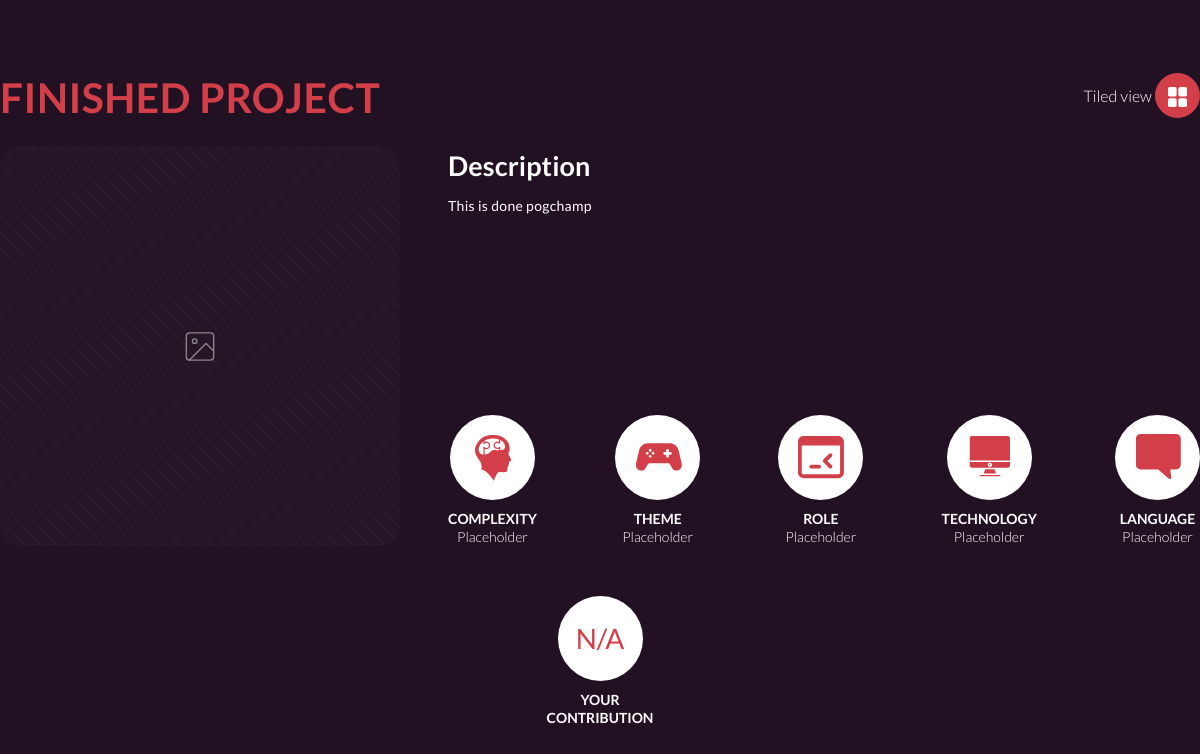
Page /project/1/ (signed in) on the earlier database version.
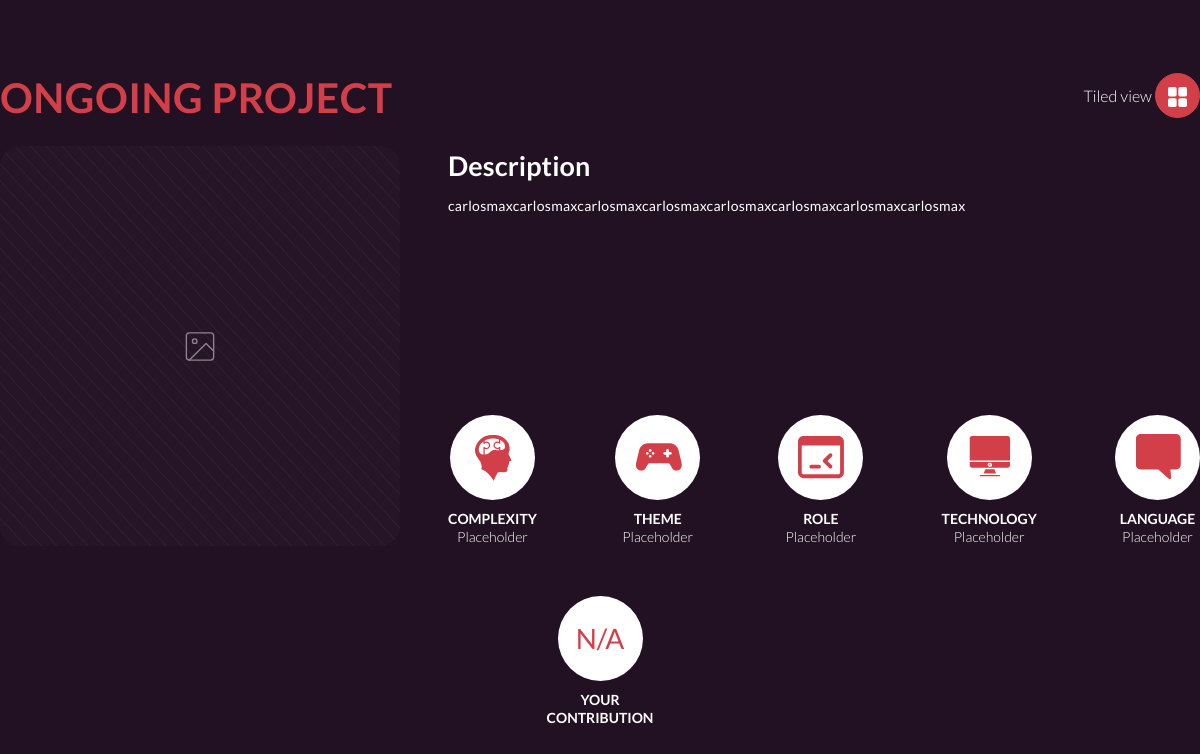
Same page on the later database version.
### matchcore/models.py (models this page shows, shortened)
class Project(models.Model):
    STATE = [
        ('O', 'Ongoing'),
        ('A', 'Archived'),
    ]
    title = models.CharField(max_length=50)
    small_description = models.CharField(max_length=100)
    big_description = models.CharField(max_length=1000)
    img = models.ImageField(upload_to='images/projects', default='')
    state = models.CharField(max_length=1, choices=STATE)
    tags = models.ManyToManyField(ProjectTag)
    participants = models.ManyToManyField(Person, through='ProjectParticipation')

### matchcore/views.py (the view)
# urls.py: path('project/<int:project_id>/', views.project_page),
def project_page(request, project_id):
    if request.user.is_authenticated:
        is_participant = False
        is_owner = False
        request_sent = False
        current_project = Project.objects.get(id=project_id)
        user = request.user
        project_participation = user.person.project_participations.filter(project__id=project_id).first()
        notif = Notification.objects.filter(sender=user.person, project=current_project, type="JR").first()
        if project_participation is not None:
            is_participant = True
            if project_participation.owner:
                is_owner = True
            pass
        elif notif is not None:
            request_sent = True
        context = {
            'current_project': current_project,
            'request_sent': request_sent,
            'is_owner': is_owner,
            'is_participant': is_participant,
        }
        return render(request, 'matchcore/project_page.html', context)
    else:
        return redirect(login_page)

### matchcore/templates/matchcore/project_page.html
{% extends "matchcore/layout_empty.html" %}
{% load static %}
{% block main %}
<div class="container project-view">
	<div class="h-100 d-flex flex-column justify-content-center">
		<div class="row mb-3">
			<div class="col px-0">
				<h1>{{current_project.title}}</h1>
			</div>
			<div class="col text-right px-0">
				<span class="align-middle tiled-button-text">Tiled view</span>
				<button class="tiled-button btn btn-primary">
					<img src="{% static 'matchcore/images/tiled.svg' %}">
				</button>
			</div>
		</div>
		<div class="row">
			<div class="col-4 mr-4 embed-responsive embed-responsive-1by1">
				<img class="project-picture embed-responsive-item" src="{% static 'matchcore/images/projects/placeholder_ppage.svg' %}">
			</div>
			<div class="col project-info ml-4">
				<div class="row"><h2>Description</h2></div>
				<div class="row project-long-desc pr-3 mb-5 scrollable">
					<p>{{current_project.big_description}}</p>
				</div>
				<div class="row project-tags">
					<div class="tags-item">
						<div class="tags-circle"><img src="{% static 'matchcore/images/projects/tag-complexity.svg' %}"></div>
						<div class="tags-desc"><span class="tags-name">Complexity</span>Placeholder</div>
					</div>
					<div class="tags-item">
						<div class="tags-circle"><img src="{% static 'matchcore/images/projects/tag-theme.svg' %}"></div>
						<div class="tags-desc"><span class="tags-name">Theme</span>Placeholder</div>
					</div>
					<div class="tags-item">
						<div class="tags-circle"><img src="{% static 'matchcore/images/projects/tag-role.svg' %}"></div>
						<div class="tags-desc"><span class="tags-name">Role</span>Placeholder</div>
					</div>
					<div class="tags-item">
						<div class="tags-circle"><img src="{% static 'matchcore/images/projects/tag-technology.svg' %}"></div>
						<div class="tags-desc"><span class="tags-name">Technology</span>Placeholder</div>
					</div>
					<div class="tags-item">
						<div class="tags-circle"><img src="{% static 'matchcore/images/projects/tag-language.svg' %}"></div>
						<div class="tags-desc"><span class="tags-name">Language</span>Placeholder</div>
					</div>
				</div>
			</div>
		</div>
		<div class="row project-score">
			<div class="score-item">
				<div class="score-circle">N/A</div>
				<div class="score-desc">Your contribution</div>
			</div>
		</div>
	</div>
</div>
{% endblock %}

Differences in the rows shown:
changed Project: title "FINISHED PROJECT" → "ONGOING PROJECT"; big_description "This is done pogchamp" → "carlosmaxcarlosmaxcarlosmaxcarlosmaxcarlosmaxcarlosmaxcarlosmaxcarlosmax"
